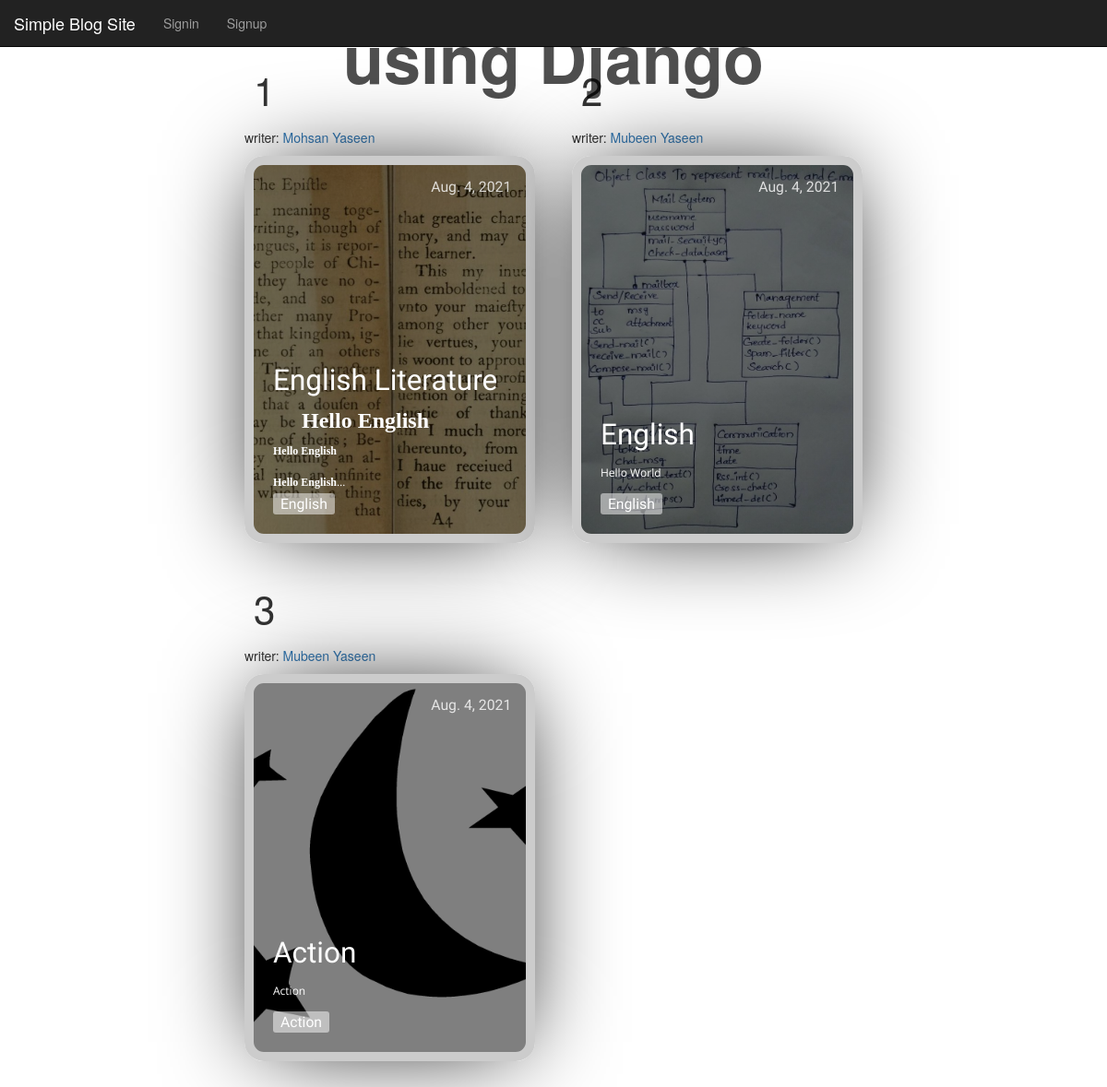
The page / on the database its author committed.
### register/models.py (models this page shows, shortened)
class Articles(models.Model):
    writer = models.ForeignKey(Register, on_delete=models.SET_NULL, null=True)
    title = models.CharField(
        max_length=200, blank=False, null=False, unique=True)
    slug = models.SlugField(max_length=200, null=False)
    cover_photo = models.ImageField(
        null=False, blank=False, upload_to='articles/cover_photo')
    blog_created_date = models.DateField(default=date.today)
    tag=models.CharField(max_length=50, blank=False, null=False)
    content = RichTextField()

class Register(models.Model):
    first_name = models.CharField(max_length=200)
    last_name = models.CharField(max_length=200)
    user_name = models.CharField(max_length=200, unique=True)
    slug = models.SlugField(max_length=200, null=False)
    date_of_birth = models.DateField(
        null=False, blank=False, )
    account_created_date = models.DateTimeField(default=datetime.now)
    email = models.EmailField(max_length=100)
    password = models.CharField(max_length=200)
    user_photo = models.OneToOneField(
        User_Image, on_delete=models.CASCADE)

### register/views.py (the view)
# urls.py: path('', views.index, name='home'),
def index(request):
    blogs = Articles.objects.all()
    return render(request, 'html/home.html', {
        'blogs': blogs,
    })

### register/templates/html/home.html (shortened to what this page needs)
{% load static %}
<!DOCTYPE html>
<html lang="en">
<head>
    <link rel="stylesheet" href="{% static 'css/blogs.css'%}">
    <link rel="stylesheet" href="{% static 'css/home/bootstrap.min.css'%}">
</head>
<body>
    <nav class="navbar navbar-fixed-top navbar-inverse" role="navigation">
        <div class="container-fluid">
            <div class="navbar-header">
                <a class="navbar-brand" href="{% url 'home' %}">Simple Blog Site</a>
            </div>
            <div class="collapse navbar-collapse" id="bs-example-navbar-collapse-1">
                <ul class="nav navbar-nav">
                    <li><a href="{% url 'singin' %}">Signin</a></li>
                    <li><a href="{% url 'singup' %}">Signup</a></li>
                </ul>
            </div>
        </div>
    </nav>
    <div style="position: relative;
    text-align: center;
    color: white;">
        <div style="position: absolute;
        top: 50%;
        left: 50%;
        transform: translate(-50%, -50%);
        font-size: 72px;
        font-weight: bolder;
        color: rgba(0, 0, 0, 0.692);
        ">Simple Blog Site
            using Django</div>
    </div>
    <section class="cards-wrapper" style="margin-top:5px;">
        {% for blog in blogs %}
        <div class="card-grid-space">
            <div class="num">{{forloop.counter}}</div>
            <p>writer: <a href="{% url 'user_blogs' blog.writer.slug%}">{{blog.writer.user_name}}</a></p>
            <a class="card" href="{% url 'blog' blog.slug %}"
                style="--bg-img: url({% static 'uploads/' %}{{blog.cover_photo.name}})">
                <div>
                    <h1>{{blog.title}}</h1>
                    <span style="display: -webkit-box;
                    -webkit-line-clamp: 3;
                    -webkit-box-orient: vertical;
                    max-width: 200px;
                    overflow: hidden;
                    text-overflow: ellipsis;
                    font-size: 16px;">
                        <p>{{blog.content|safe}}</p>
                    </span>
                    <div class="date">{{blog.blog_created_date}}</div>
                    <div class="tags">
                        <div class="tag">{{blog.tag}}</div>
                    </div>
                </div>
            </a>
        </div>
        {% endfor %}
    </section>
</body>
</html>

### register/static/css/blogs.css (style rules this page uses)
:root { --color: #3c3163; --transition-time: 0.5s; }
* { box-sizing: border-box; }
body { margin: 0; min-height: 100vh; font-family: 'Open Sans'; background: #fafafa; }
a { color: inherit; }
.cards-wrapper { display: grid; justify-content: center; align-items: center; grid-template-columns: 1fr 1fr 1fr; grid-gap: 4rem; padding: 4rem; margin: 0 auto; width: max-content; }
.card { font-family: 'Heebo'; --bg-filter-opacity: 0.5; background-image: linear-gradient(rgba(0,0,0,var(--bg-filter-opacity)),rgba(0,0,0,var(--bg-filter-opacity))), var(--bg-img); height: 20em; width: 15em; font-size: 1.5em; color: white; border-radius: 1em; padding: 1em; display: flex; align-items: flex-end; background-size: cover; background-position: center; box-shadow: 0 0 5em -1em black; transition: all, var(--transition-time); position: relative; overflow: hidden; border: 10px solid #ccc; text-decoration: none; }
.card h1 { margin: 0; font-size: 1.5em; line-height: 1.2em; }
.card p { font-size: 0.75em; font-family: 'Open Sans'; margin-top: 0.5em; line-height: 2em; }
.card .tags { display: flex; }
.card .tags .tag { font-size: 0.75em; background: rgba(255,255,255,0.5); border-radius: 0.3rem; padding: 0 0.5em; margin-right: 0.5em; line-height: 1.5em; transition: all, var(--transition-time); }
.card .date { position: absolute; top: 0; right: 0; font-size: 0.75em; padding: 1em; line-height: 1em; opacity: .8; }
.card:before, .card:after { content: ''; transform: scale(0); transform-origin: top left; border-radius: 50%; position: absolute; left: -50%; top: -50%; z-index: -5; transition: all, var(--transition-time); transition-timing-function: ease-in-out; }
.card:before { background: #ddd; width: 250%; height: 250%; }
.card:after { background: white; width: 200%; height: 200%; }
.card-grid-space .num { font-size: 3em; margin-bottom: 1.2rem; margin-left: 1rem; }
@media screen and (max-width: 1285px) { .cards-wrapper { grid-template-columns: 1fr 1fr; } }

### rows shown on the page
Articles: writer.user_name "Mohsan Yaseen", cover_photo.name (picture), title "English Literature", content "Hello English Hello English Hello English", blog_created_date "Aug. 4, 2021", tag "English"
Articles: writer.user_name "Mubeen Yaseen", cover_photo.name (picture), title "English", content "Hello World", blog_created_date "Aug. 4, 2021", tag "English"
Articles: writer.user_name "Mubeen Yaseen", cover_photo.name (picture), title "Action", content "Action", blog_created_date "Aug. 4, 2021", tag "Action"
